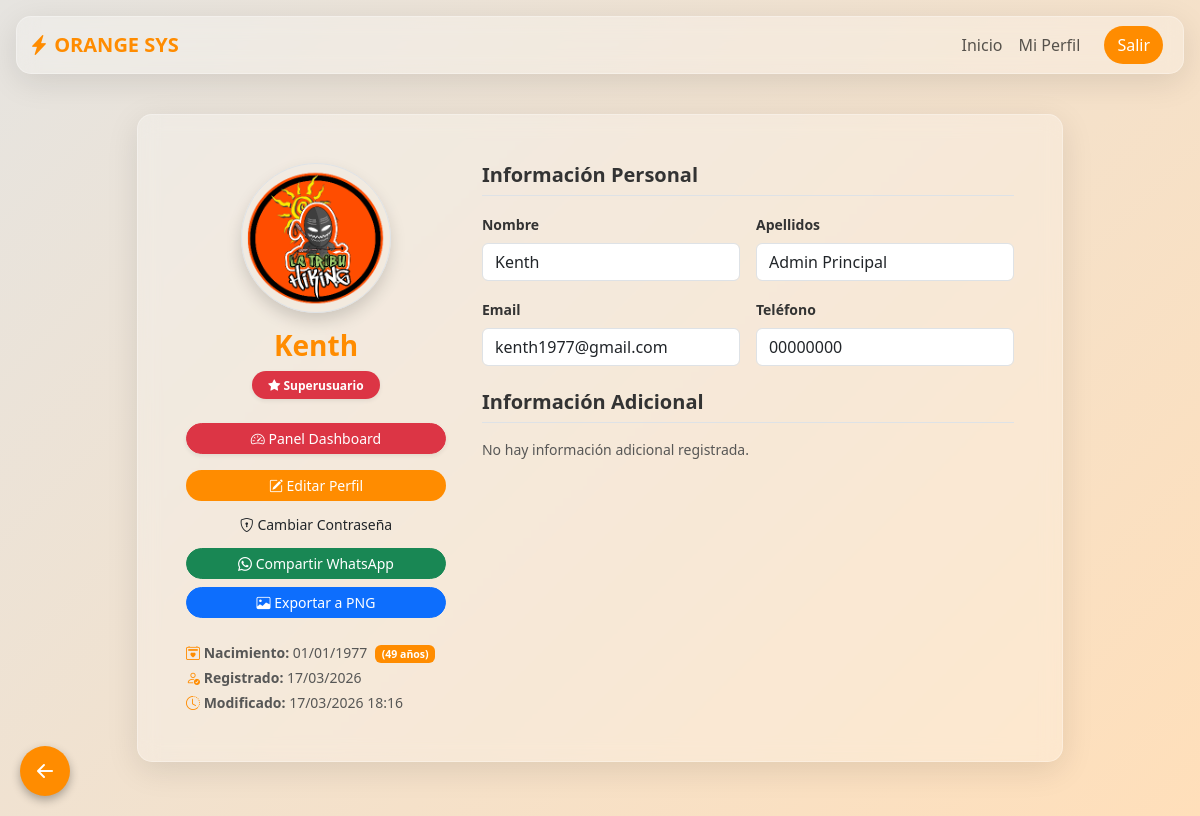
Screenshot of /perfil (signed in) with the database file from the repository.
### models.py (models this page shows)
class User(Base):
    __tablename__ = 'users'
    id = Column(Integer, primary_key=True, autoincrement=True)
    first_name = Column(String(100), nullable=False)
    last_name1 = Column(String(100), nullable=False)
    last_name2 = Column(String(100), nullable=False)
    email = Column(String(150), unique=True, nullable=False)
    phone = Column(String(20), nullable=False)
    birth_date = Column(DateTime, nullable=False)
    password = Column(String(255), nullable=False)
    avatar = Column(String(255), default='default.png')
    role = Column(String(50), default='Usuario')
    created_at = Column(DateTime, default=datetime.utcnow)
    updated_at = Column(DateTime, default=datetime.utcnow, onupdate=datetime.utcnow)
    extra_fields = relationship("ExtraField", back_populates="user", cascade="all, delete-orphan")

### routes.py (the view)
@main_bp.route('/perfil')
@login_required
def perfil():
    db = SessionLocal()
    user = db.query(User).get(session['user_id'])
    export_data = prepare_export_data(user)
    html = render_template('perfil.html', user=user, export_data=export_data)
    db.close()
    return html

### routes.py (called while the page is built)
def login_required(f):
    from functools import wraps
    @wraps(f)
    def decorated_function(*args, **kwargs):
        if 'user_id' not in session:
            flash('Por favor, inicia sesión primero.', 'warning')
            return redirect(url_for('main.login'))
        return f(*args, **kwargs)
    return decorated_function

### users.py (called while the page is built, shortened)
def prepare_export_data(user: User):
    data = {
        "Nombre Completo": f"{user.first_name} {user.last_name1} {user.last_name2}",
        "Email": user.email,
        "Teléfono": user.phone,
        "Fecha de Nacimiento": user.birth_date.strftime('%d/%m/%Y'),
        "Rol": user.role,
        "Registro": user.created_at.strftime('%d/%m/%Y %H:%M')
    }
    return {k: v for k, v in data.items() if v not in [None, "None", "null", ""]}

### templates/perfil.html (shortened to what this page needs)
{% extends 'base.html' %}
{% block content %}
<div class="row justify-content-center">
    <div class="col-lg-10">
        <div id="profileCard" class="glass-card p-4 p-md-5 animate__animated animate__fadeIn">
            <div class="row">
                <div class="col-md-4 text-center border-end-md">
                    <div class="position-relative d-inline-block mb-3">
                        <img src="{{ url_for('static', filename='img/' + (user.avatar if user.avatar else 'default.png')) }}"
                             class="rounded-circle border border-orange p-1 shadow"
                             style="width: 150px; height: 150px; object-fit: cover;"
                             onerror="this.src='https://placehold.co/150x150?text=Avatar'"
                             alt="Avatar">
                    </div>
                    <h3 class="fw-bold text-orange mb-0">{{ user.first_name }}</h3>
                    <div class="mt-2 mb-1">
                        {% set rol_mostrar = user.role if user.role else 'Usuario' %}
                        {% if rol_mostrar == 'Superusuario' %}
                            <span class="badge bg-danger rounded-pill px-3 py-2 shadow-sm"><i class="bi bi-star-fill"></i> Superusuario</span>
                        {% elif rol_mostrar == 'Administrador' %}
                            <span class="badge bg-warning text-dark rounded-pill px-3 py-2 shadow-sm"><i class="bi bi-shield-lock-fill"></i> Administrador</span>
                        {% else %}
                            <span class="badge bg-primary rounded-pill px-3 py-2 shadow-sm"><i class="bi bi-person-fill"></i> Usuario Regular</span>
                        {% endif %}
                    </div>
                    <div class="d-grid gap-2 mt-4">
                        {% if session.get('role') in ['Superusuario', 'Administrador'] %}
                        <a href="{{ url_for('main.dashboard') }}" class="btn btn-danger text-white rounded-pill btn-sm shadow-sm mb-2">
                            <i class="bi bi-speedometer2"></i> Panel Dashboard
                        </a>
                        {% endif %}
                        <a href="{{ url_for('main.editar_perfil') }}" class="btn bg-orange text-white rounded-pill btn-sm">
                            <i class="bi bi-pencil-square"></i> Editar Perfil
                        </a>
                        <button class="btn btn-outline-orange rounded-pill btn-sm" data-bs-toggle="modal" data-bs-target="#modalPassword">
                            <i class="bi bi-shield-lock"></i> Cambiar Contraseña
                        </button>
                        <button class="btn btn-success rounded-pill btn-sm" onclick="exportToWhatsApp()">
                            <i class="bi bi-whatsapp"></i> Compartir WhatsApp
                        </button>
                        <button class="btn btn-primary rounded-pill btn-sm" onclick="exportToPNG()">
                            <i class="bi bi-image"></i> Exportar a PNG
                        </button>
                    </div>
                    <div class="mt-4 text-start small text-muted">
                        <p class="mb-1">
                            <i class="bi bi-calendar2-heart text-orange"></i> <strong>Nacimiento:</strong>
                            {{ user.birth_date.strftime('%d/%m/%Y') if user.birth_date else 'N/A' }}
                            {% if user.birth_date %}
                                <span id="userAgeDisplay" class="badge bg-orange ms-1"></span>
                            {% endif %}
                        </p>
                        <p class="mb-1"><i class="bi bi-person-check text-orange"></i> <strong>Registrado:</strong> {{ user.created_at.strftime('%d/%m/%Y') if user.created_at else 'N/A' }}</p>
                        <p class="mb-0"><i class="bi bi-clock-history text-orange"></i> <strong>Modificado:</strong> {{ user.updated_at.strftime('%d/%m/%Y %H:%M') if user.updated_at else 'N/A' }}</p>
                    </div>
                </div>
                <div class="col-md-8 ps-md-4 mt-4 mt-md-0">
                    <h5 class="fw-bold border-bottom pb-2 mb-3">Información Personal</h5>
                    <form action="#" method="POST">
                        <div class="row g-3">
                            <div class="col-md-6">
                                <label class="form-label small fw-bold">Nombre</label>
                                <input type="text" class="form-control glass-input" value="{{ user.first_name }}" readonly>
                            </div>
                            <div class="col-md-6">
                                <label class="form-label small fw-bold">Apellidos</label>
                                <input type="text" class="form-control glass-input" value="{{ user.last_name1 }} {{ user.last_name2 }}" readonly>
                            </div>
                            <div class="col-md-6">
                                <label class="form-label small fw-bold">Email</label>
                                <input type="email" class="form-control glass-input" value="{{ user.email }}" readonly>
                            </div>
                            <div class="col-md-6">
                                <label class="form-label small fw-bold">Teléfono</label>
                                <input type="text" class="form-control glass-input" value="{{ user.phone }}" readonly>
                            </div>
                        </div>
                        <h5 class="fw-bold border-bottom pb-2 mb-3 mt-4">Información Adicional</h5>
                        <div class="row g-3">
                            {% if user.extra_fields %}
                                {% for field in user.extra_fields %}
                                <div class="col-md-6">
                                    <label class="form-label small fw-bold">{{ field.label or field.field_type }}</label>
                                    <input type="text" class="form-control glass-input" value="{{ field.value }}" readonly>
                                </div>
                                {% endfor %}
                            {% else %}
                                <div class="col-12 small text-muted">No hay información adicional registrada.</div>
                            {% endif %}
                        </div>
                    </form>
                </div>
            </div>
        </div>
    </div>
</div>
{% endblock %}

### static/css/main.css (style rules this page uses)
:root { --orange-primary: #ff8c00; --orange-secondary: #ff4500; --glass-bg: rgba(255, 255, 255, 0.25); --glass-border: rgba(255, 255, 255, 0.3); --glass-blur: blur(10px); --text-color: #333; --bg-gradient: linear-gradient(135deg, #e6e4e0 0%, #ffdfba 100%); }
body { background: var(--bg-gradient); background-attachment: fixed; min-height: 100vh; font-family: 'Segoe UI', Tahoma, Geneva, Verdana, sans-serif; color: var(--text-color); }
.glass-card { background: var(--glass-bg); backdrop-filter: var(--glass-blur); -webkit-backdrop-filter: var(--glass-blur); border: 1px solid var(--glass-border); border-radius: 15px; box-shadow: 0 8px 32px 0 rgba(0, 0, 0, 0.1); }
.text-orange { color: var(--orange-primary); }
.bg-orange { background-color: var(--orange-primary); }
.border-orange { border-color: var(--orange-primary); }

### rows the page displays
User: avatar (picture), first_name "Kenth", birth_date "01/01/1977", created_at "17/03/2026", updated_at "17/03/2026 18:16", last_name1 "Admin Principal", email "kenth1977@gmail.com", phone "00000000"
